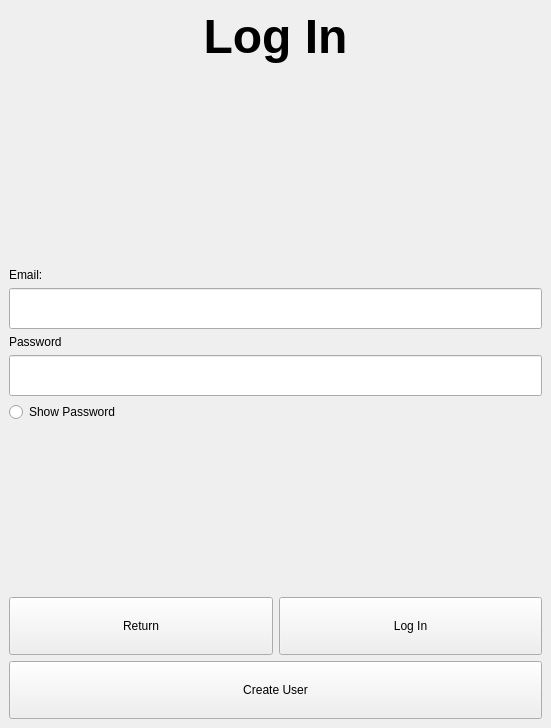
<?xml version="1.0" encoding="UTF-8"?>
<ui version="4.0">
 <class>MainWindow</class>
 <widget class="QMainWindow" name="MainWindow">
  <property name="geometry">
   <rect>
    <x>0</x>
    <y>0</y>
    <width>551</width>
    <height>728</height>
   </rect>
  </property>
  <property name="windowTitle">
   <string>MainWindow</string>
  </property>
  <property name="styleSheet">
   <string notr="true">.QPushButton{
	height:50%;
	font: 16pt &quot;MS Shell Dlg 2&quot;;
}

.QLabel{
	font: 16px &quot;arial&quot;;
}

.QLineEdit{
	height: 35%;
	font: 24pt &quot;MS Shell Dlg 2&quot;;
}</string>
  </property>
  <widget class="QWidget" name="centralwidget">
   <layout class="QGridLayout" name="gridLayout_2">
    <item row="0" column="0">
     <layout class="QVBoxLayout" name="verticalLayout">
      <item>
       <widget class="QLabel" name="label_3">
        <property name="text">
         <string>&lt;html&gt;&lt;head/&gt;&lt;body&gt;&lt;p align=&quot;center&quot;&gt;&lt;span style=&quot; font-size:36pt; font-weight:700;&quot;&gt;Log In&lt;/span&gt;&lt;/p&gt;&lt;/body&gt;&lt;/html&gt;</string>
        </property>
       </widget>
      </item>
      <item>
       <spacer name="verticalSpacer">
        <property name="orientation">
         <enum>Qt::Vertical</enum>
        </property>
        <property name="sizeHint" stdset="0">
         <size>
          <width>20</width>
          <height>40</height>
         </size>
        </property>
       </spacer>
      </item>
      <item>
       <widget class="QLabel" name="label">
        <property name="text">
         <string>Email:</string>
        </property>
       </widget>
      </item>
      <item>
       <widget class="QLineEdit" name="email_field"/>
      </item>
     </layout>
    </item>
    <item row="1" column="0">
     <layout class="QVBoxLayout" name="verticalLayout_2">
      <item>
       <widget class="QLabel" name="label_2">
        <property name="text">
         <string>Password</string>
        </property>
       </widget>
      </item>
      <item>
       <widget class="QLineEdit" name="password_field"/>
      </item>
      <item>
       <widget class="QRadioButton" name="toggle_password">
        <property name="text">
         <string>Show Password</string>
        </property>
       </widget>
      </item>
      <item>
       <spacer name="verticalSpacer_2">
        <property name="orientation">
         <enum>Qt::Vertical</enum>
        </property>
        <property name="sizeHint" stdset="0">
         <size>
          <width>20</width>
          <height>40</height>
         </size>
        </property>
       </spacer>
      </item>
      <item>
       <layout class="QHBoxLayout" name="horizontalLayout">
        <item>
         <widget class="QPushButton" name="return_button">
          <property name="text">
           <string>Return</string>
          </property>
         </widget>
        </item>
        <item>
         <widget class="QPushButton" name="user_log_in_button">
          <property name="text">
           <string>Log In</string>
          </property>
         </widget>
        </item>
       </layout>
      </item>
     </layout>
    </item>
    <item row="2" column="0">
     <widget class="QPushButton" name="create_new_user_button">
      <property name="text">
       <string>Create User</string>
      </property>
     </widget>
    </item>
   </layout>
  </widget>
 </widget>
 <resources/>
 <connections/>
</ui>
